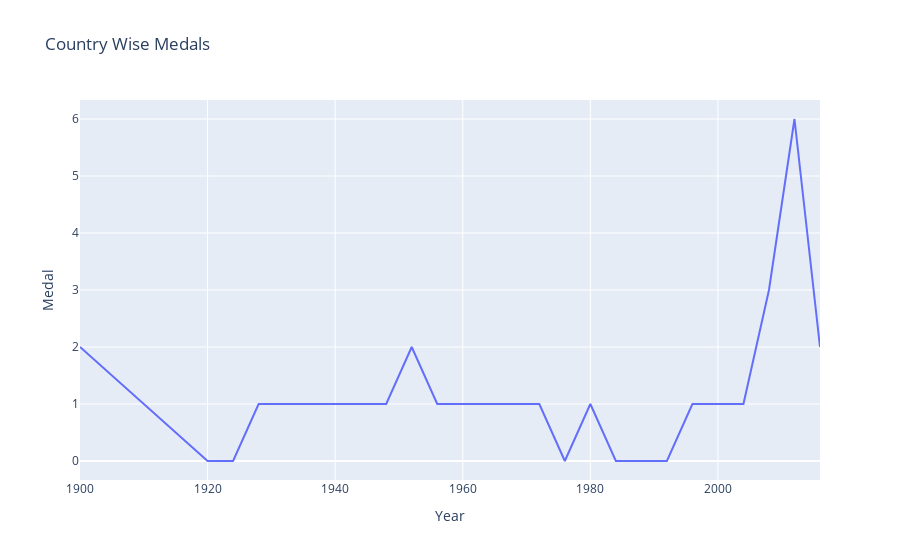

Notebook code cell kept with this figure:
### Code cell
fig = px.line(country_medal("India"), x="Year",  y="Medal", title="Country Wise Medals")
fig.show()

### Figure 1 — Plotly figure (JSON) as saved in the notebook; plotly's stock layout.template omitted (floating-point values rounded to 4 significant figures)
{"data": [{"hovertemplate": "Year=%{x}<br>Medal=%{y}<extra></extra>", "legendgroup": "", "line": {"color": "#636efa", "dash": "solid"}, "marker": {"symbol": "circle"}, "mode": "lines", "name": "", "orientation": "v", "showlegend": false, "type": "scatter", "x": [1900, 1920, 1924, 1928, 1932, 1936, 1948, 1952, 1956, 1960, 1964, 1968, 1972, 1976, 1980, 1984, 1988, 1992, 1996, 2000, 2004, 2008, 2012, 2016], "xaxis": "x", "y": [2, 0, 0, 1, 1, 1, 1, 2, 1, 1, 1, 1, 1, 0, 1, 0, 0, 0, 1, 1, 1, 3, 6, 2], "yaxis": "y"}], "layout": {"legend": {"tracegroupgap": 0}, "title": {"text": "Country Wise Medals"}, "xaxis": {"anchor": "y", "domain": [0, 1], "title": {"text": "Year"}}, "yaxis": {"anchor": "x", "domain": [0, 1], "title": {"text": "Medal"}}}}
